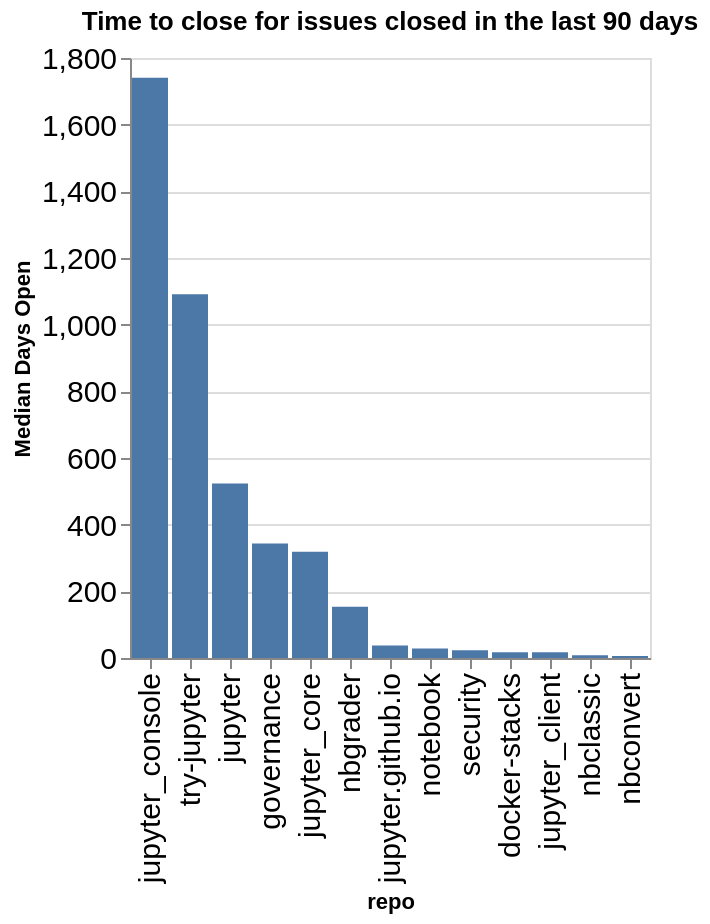

The notebook cell saved with this chart:
### Code cell
time_open = closed.groupby(['org', 'repo']).agg({'time_open': 'median'}).reset_index()
time_open['time_open'] = time_open['time_open'] / (60 * 60 * 24)
time_open['org/repo'] = time_open.apply(lambda a: a['org'] + '/' + a['repo'], axis=1)
sorted_vals = time_open.sort_values(['org', 'time_open'], ascending=False)['repo'].values
alt.Chart(data=time_open, title=f"Time to close for issues closed in the last {n_days} days").mark_bar().encode(
    x=alt.X('repo', sort=alt.Sort(sorted_vals.tolist())),
    y=alt.Y('time_open', title="Median Days Open"),
)

### Figure 1 — Vega-Lite specification as saved in the notebook (floating-point values rounded to 4 significant figures)
{"config": {"axisLeft": {"labelFontSize": 15}, "axisBottom": {"labelFontSize": 15}}, "data": {"name": "data-f4959a97ccf99c454d8235cfaa035692"}, "mark": {"type": "bar"}, "encoding": {"x": {"field": "repo", "sort": ["jupyter_console", "try-jupyter", "jupyter", "governance", "jupyter_core", "nbgrader", "jupyter.github.io", "notebook", "security", "docker-stacks", "jupyter_client", "nbclassic", "nbconvert"], "type": "nominal"}, "y": {"field": "time_open", "title": "Median Days Open", "type": "quantitative"}}, "title": "Time to close for issues closed in the last 90 days", "$schema": "https://vega.github.io/schema/vega-lite/v5.20.1.json", "datasets": {"data-f4959a97ccf99c454d8235cfaa035692": [{"org": "jupyter", "repo": "docker-stacks", "time_open": 17.3, "org/repo": "jupyter/docker-stacks"}, {"org": "jupyter", "repo": "governance", "time_open": 343.6, "org/repo": "jupyter/governance"}, {"org": "jupyter", "repo": "jupyter", "time_open": 523.9, "org/repo": "jupyter/jupyter"}, {"org": "jupyter", "repo": "jupyter.github.io", "time_open": 37.37, "org/repo": "jupyter/jupyter.github.io"}, {"org": "jupyter", "repo": "jupyter_client", "time_open": 17.07, "org/repo": "jupyter/jupyter_client"}, {"org": "jupyter", "repo": "jupyter_console", "time_open": 1741.0, "org/repo": "jupyter/jupyter_console"}, {"org": "jupyter", "repo": "jupyter_core", "time_open": 319.1, "org/repo": "jupyter/jupyter_core"}, {"org": "jupyter", "repo": "nbclassic", "time_open": 8.41, "org/repo": "jupyter/nbclassic"}, {"org": "jupyter", "repo": "nbconvert", "time_open": 5.779, "org/repo": "jupyter/nbconvert"}, {"org": "jupyter", "repo": "nbgrader", "time_open": 154.0, "org/repo": "jupyter/nbgrader"}, {"org": "jupyter", "repo": "notebook", "time_open": 28.87, "org/repo": "jupyter/notebook"}, {"org": "jupyter", "repo": "security", "time_open": 23.45, "org/repo": "jupyter/security"}, {"org": "jupyter", "repo": "try-jupyter", "time_open": 1091.0, "org/repo": "jupyter/try-jupyter"}]}}
